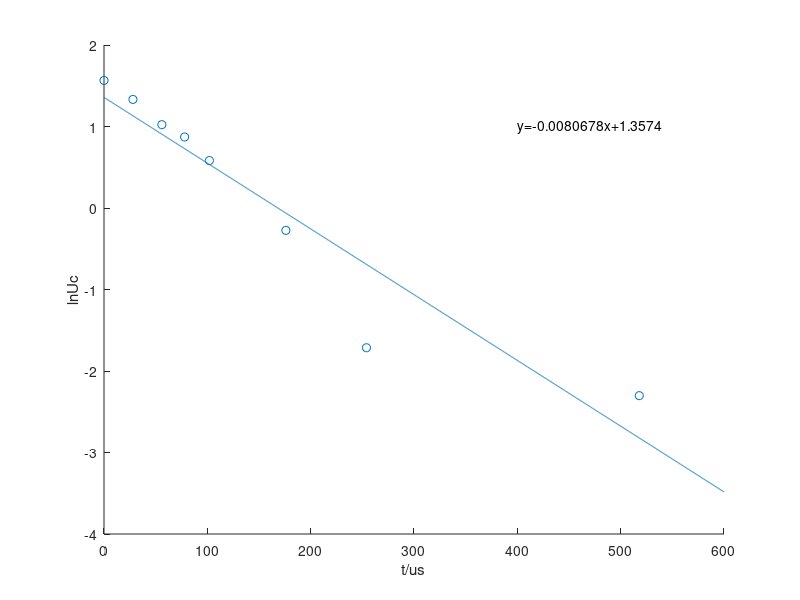

The MATLAB script that drew this image:
t = [0 28 56 78 102 176 254 518];
Uc = [4.78 3.79 2.78 2.39 1.79 0.76 0.18 0.1];
% scatter(t,Uc);
lnUc = log(Uc);
scatter(t,lnUc);
hold on;
[p,s] = polyfit(t,lnUc,1);
x = 0:0.1:600;
y = p(1).*x+p(2);
plot(x,y);
xlabel('t/us');
ylabel('lnUc');

k = num2str(p(1));
b = num2str(p(2));

text(400,1,['y=' k 'x+' b]);